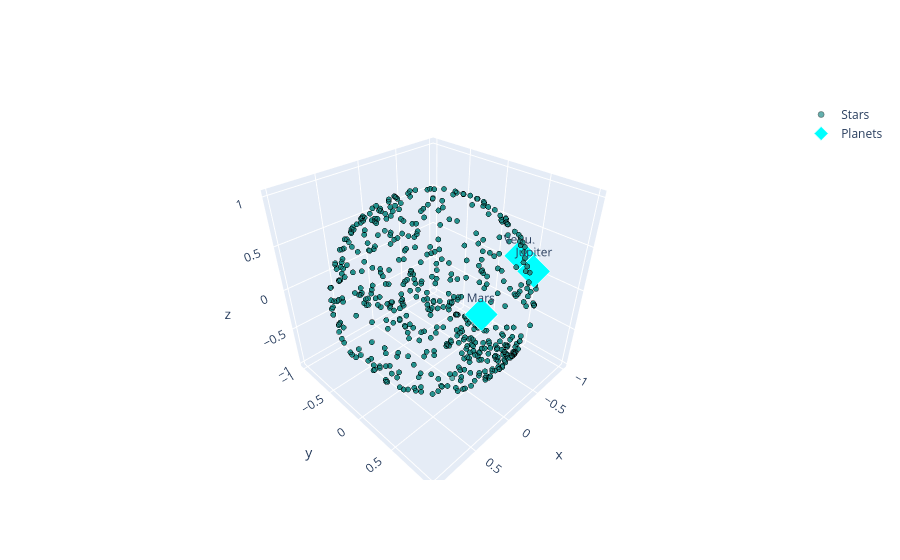

Notebook code for this chart:
### Code cell
from astroquery.simbad import Simbad
from astroquery.jplhorizons import Horizons
from astropy.coordinates import SkyCoord
from astropy.time import Time
import astropy.units as u
import pandas as pd
import plotly.graph_objects as go
import numpy as np

print("✨ Step 1: Querying SIMBAD database for bright stars...")
custom_simbad = Simbad()
# FIX: Use 'flux' as explicitly demanded by the new astroquery API version
custom_simbad.add_votable_fields('flux')

# Fetch stars brighter than magnitude 4.0
try:
    star_table = custom_simbad.query_criteria('Vmag < 4.0')
except Exception as e:
    print(f"⚠️ SIMBAD query failed, trying fallback method... Error: {e}")
    star_table = custom_simbad.query_catalog("I/239/hip_main")

star_data = []

if star_table is not None:
    df_raw = star_table.to_pandas()
    
    # Locate columns safely
    ra_col = [c for c in df_raw.columns if 'ra' in c.lower()][0]
    dec_col = [c for c in df_raw.columns if 'dec' in c.lower()][0]
    mag_col = [c for c in df_raw.columns if 'flux_v' in c.lower() or 'vmag' in c.lower()]
    mag_key = mag_col[0] if mag_col else None
    name_key = [c for c in df_raw.columns if 'main_id' in c.lower() or 'hip' in c.lower()][0]

    for _, row in df_raw.iterrows():
        try:
            if pd.isna(row[ra_col]) or pd.isna(row[dec_col]):
                continue
                
            ra_val = row[ra_col]
            dec_val = row[dec_col]
            
            name = ra_val.decode('utf-8') if isinstance(row[name_key], bytes) else str(row[name_key])
            mag = float(row[mag_key]) if (mag_key and not pd.isna(row[mag_key])) else 2.0
            
            if isinstance(ra_val, (int, float, np.number)):
                coord = SkyCoord(ra=ra_val*u.deg, dec=dec_val*u.deg, distance=1*u.pc)
            else:
                ra_str = ra_val.decode('utf-8') if isinstance(ra_val, bytes) else str(ra_val)
                dec_str = dec_val.decode('utf-8') if isinstance(dec_val, bytes) else str(dec_val)
                coord = SkyCoord(ra=ra_str, dec=dec_str, unit=(u.hourangle, u.deg), distance=1*u.pc)
            
            star_data.append({
                'name': name,
                'x': coord.cartesian.x.value,
                'y': coord.cartesian.y.value,
                'z': coord.cartesian.z.value,
                'mag': mag
            })
        except Exception:
            continue

df_stars = pd.DataFrame(star_data)

if df_stars.empty:
    print("⚠️ Warning: No stars parsed from database. Generating reference grid stars.")
    df_stars = pd.DataFrame([
        {'name': 'Sirius Reference', 'x': 0.5, 'y': 0.5, 'z': 0.5, 'mag': 1.4},
        {'name': 'Vega Reference', 'x': -0.5, 'y': 0.5, 'z': -0.3, 'mag': 0.0}
    ])

print(f"✅ Successfully processed {len(df_stars)} stars.")

print("🪐 Step 2: Querying NASA JPL for live planet positions...")
planet_data = []
try:
    jd_today = Time.now().jd
    planet_ids = {'Venus': '299', 'Mars': '499', 'Jupiter': '599'}
    
    for name, pid in planet_ids.items():
        obj = Horizons(id=pid, location='500', epochs=jd_today)
        el = obj.ephemerides()
        p_coord = SkyCoord(ra=el['RA'][0]*u.deg, dec=el['DEC'][0]*u.deg, distance=1*u.pc)
        
        planet_data.append({
            'name': name,
            'x': p_coord.cartesian.x.value,
            'y': p_coord.cartesian.y.value,
            'z': p_coord.cartesian.z.value
        })
except Exception as e:
    print(f"⚠️ NASA JPL API failed. Using historical positions. Error: {e}")
    planet_data = [
        {'name': 'Venus', 'x': 0.1, 'y': -0.8, 'z': -0.3},
        {'name': 'Mars', 'x': 0.7, 'y': 0.2, 'z': 0.4},
        {'name': 'Jupiter', 'x': -0.4, 'y': 0.6, 'z': 0.1}
    ]

df_planets = pd.DataFrame(planet_data)

print("🎨 Step 3: Generating interactive 3D Celestial Map...")
fig = go.Figure()

# Layer A: The Background Stars
fig.add_trace(go.Scatter3d(
    x=df_stars['x'], y=df_stars['y'], z=df_stars['z'],
    mode='markers',
    text=df_stars['name'],
    marker=dict(
        size=np.clip(8 - df_stars['mag'], 2, 12),
        color=df_stars['mag'],
        colorscale='Viridis',
        showscale=False,
        line=dict(color='black', width=0.5)
    ),
    name='Stars',
    hoverinfo='text'
))

# Layer B: The Planets
fig.add_trace(go.Scatter3d(
    x=df_planets['x'], y=df_planets['y'], z=df_planets['z'],
    mode='markers+text',
    text=df_planets['name'],
    textposition="top center",
    marker=dict(
        size=11,
        color='cyan',
        symbol='diamond',
        line=dict(color='white', width=1)
    ),
    name='Planets',
    hoverinfo='text'
))

fig.update_layout
fig.show()

### Figure 1 — Plotly figure (JSON) as saved in the notebook; plotly's stock layout.template omitted (floating-point values rounded to 4 significant figures; data arrays with more than 128 entries replaced by an {"elided": "..."} marker saying what was removed)
{"data": [{"hoverinfo": "text", "marker": {"color": {"elided": "4272 float values"}, "colorscale": [[0, "#440154"], [0.1111, "#482878"], [0.2222, "#3e4989"], [0.3333, "#31688e"], [0.4444, "#26828e"], [0.5556, "#1f9e89"], [0.6667, "#35b779"], [0.7778, "#6ece58"], [0.8889, "#b5de2b"], [1, "#fde725"]], "line": {"color": "black", "width": 0.5}, "showscale": false, "size": {"elided": "4272 float values"}}, "mode": "markers", "name": "Stars", "text": {"elided": "4272 str values"}, "type": "scatter3d", "x": {"elided": "4272 float values"}, "y": {"elided": "4272 float values"}, "z": {"elided": "4272 float values"}}, {"hoverinfo": "text", "marker": {"color": "cyan", "line": {"color": "white", "width": 1}, "size": 11, "symbol": "diamond"}, "mode": "markers+text", "name": "Planets", "text": ["Venus", "Mars", "Jupiter"], "textposition": "top center", "type": "scatter3d", "x": [-0.9084, 0.3266, -0.5418], "y": [0.3748, 0.8681, 0.768], "z": [0.1851, 0.3738, 0.3416]}], "layout": {}}
